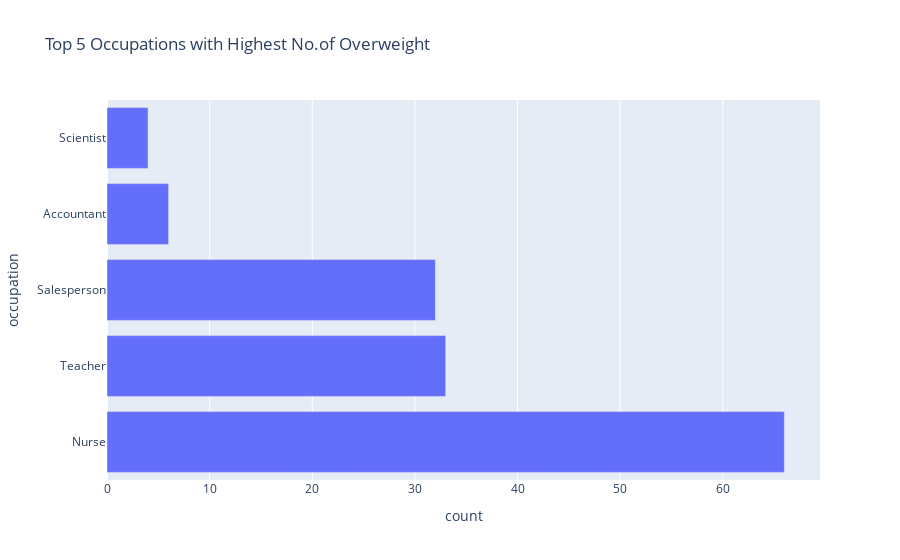
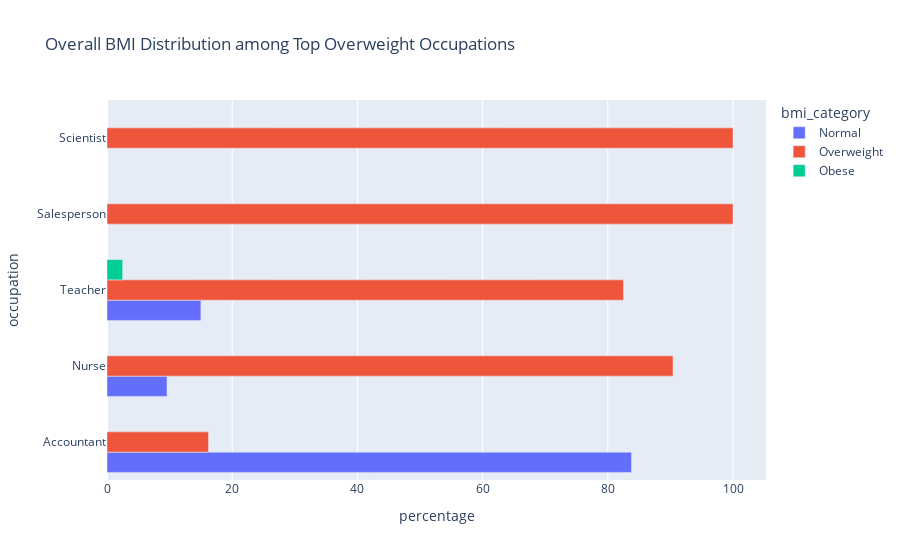
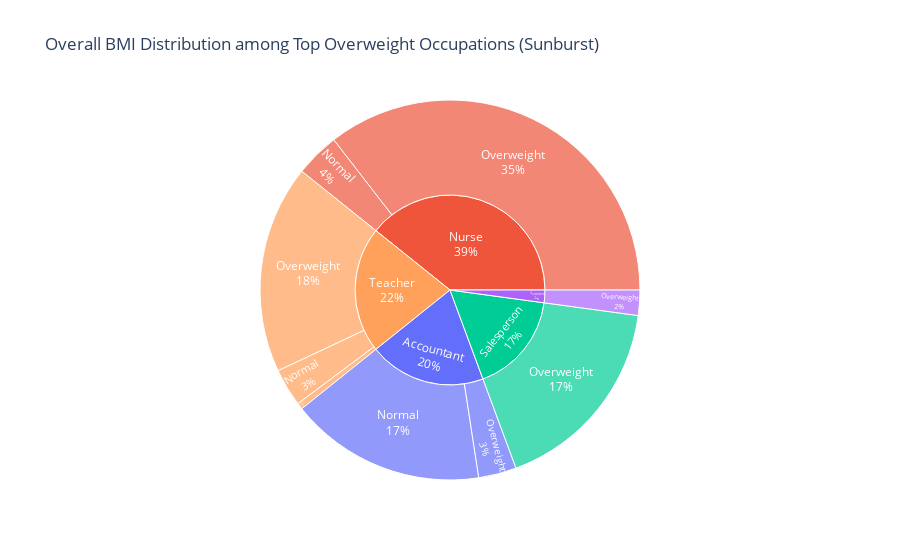

These figures' notebook cell, in order:
### Code cell
#analyzing some correlated feature pairings (0.5<case<0.7)
#case 1 : top 5 occupations with highest overweight count
def bmi_occupation(df):
    temp_df = pd.DataFrame()
    temp_df[['person_id','occupation','bmi_category']] = df[['person_id','occupation','bmi_category']]
    
    #finding case for top 5 occupations with highest overweight
    overweight_job = temp_df[temp_df['bmi_category']=='Overweight']
    overweight_job = overweight_job.groupby('occupation')['person_id'].count().nlargest(5).reset_index(name='count')
   
    #finding the overall distribution of BMIs in these occupations
    overall_job = temp_df[temp_df['occupation'].isin(overweight_job['occupation'])].groupby(['occupation','bmi_category'])['person_id'].count().reset_index(name='count')
    overall_job['percentage'] = overall_job.groupby('occupation')['count'].transform(lambda x: x/x.sum()*100)

    fig1 = px.bar(overweight_job,x='count',y='occupation',title='Top 5 Occupations with Highest No.of Overweight',orientation='h')

    fig2 = px.bar(overall_job, x='percentage', y='occupation', color='bmi_category',barmode='group',title='Overall BMI Distribution among Top Overweight Occupations',
                  orientation='h')
    
    fig3 = px.sunburst(overall_job,path=['occupation','bmi_category'],values='count',color='occupation',color_discrete_sequence=px.colors.qualitative.Plotly,
                       title='Overall BMI Distribution among Top Overweight Occupations (Sunburst)')
    fig3.update_traces(textinfo='label+percent entry', textfont_color='white')
    
    #showing graphs
    fig1.show()
    fig2.show()
    fig3.show()



bmi_occupation(df)

### Figure 1 — Plotly figure (JSON) as saved in the notebook; plotly's stock layout.template omitted (floating-point values rounded to 4 significant figures)
{"data": [{"hovertemplate": "count=%{x}<br>occupation=%{y}<extra></extra>", "legendgroup": "", "marker": {"color": "#636efa", "pattern": {"shape": ""}}, "name": "", "orientation": "h", "showlegend": false, "textposition": "auto", "type": "bar", "x": [66, 33, 32, 6, 4], "xaxis": "x", "y": ["Nurse", "Teacher", "Salesperson", "Accountant", "Scientist"], "yaxis": "y"}], "layout": {"barmode": "relative", "legend": {"tracegroupgap": 0}, "title": {"text": "Top 5 Occupations with Highest No.of Overweight"}, "xaxis": {"anchor": "y", "domain": [0, 1], "title": {"text": "count"}}, "yaxis": {"anchor": "x", "domain": [0, 1], "title": {"text": "occupation"}}}}

### Figure 2 — Plotly figure (JSON) as saved in the notebook; plotly's stock layout.template omitted (floating-point values rounded to 4 significant figures)
{"data": [{"alignmentgroup": "True", "hovertemplate": "bmi_category=Normal<br>percentage=%{x}<br>occupation=%{y}<extra></extra>", "legendgroup": "Normal", "marker": {"color": "#636efa", "pattern": {"shape": ""}}, "name": "Normal", "offsetgroup": "Normal", "orientation": "h", "showlegend": true, "textposition": "auto", "type": "bar", "x": [83.78, 9.589, 15.0], "xaxis": "x", "y": ["Accountant", "Nurse", "Teacher"], "yaxis": "y"}, {"alignmentgroup": "True", "hovertemplate": "bmi_category=Overweight<br>percentage=%{x}<br>occupation=%{y}<extra></extra>", "legendgroup": "Overweight", "marker": {"color": "#EF553B", "pattern": {"shape": ""}}, "name": "Overweight", "offsetgroup": "Overweight", "orientation": "h", "showlegend": true, "textposition": "auto", "type": "bar", "x": [16.22, 90.41, 100.0, 100.0, 82.5], "xaxis": "x", "y": ["Accountant", "Nurse", "Salesperson", "Scientist", "Teacher"], "yaxis": "y"}, {"alignmentgroup": "True", "hovertemplate": "bmi_category=Obese<br>percentage=%{x}<br>occupation=%{y}<extra></extra>", "legendgroup": "Obese", "marker": {"color": "#00cc96", "pattern": {"shape": ""}}, "name": "Obese", "offsetgroup": "Obese", "orientation": "h", "showlegend": true, "textposition": "auto", "type": "bar", "x": [2.5], "xaxis": "x", "y": ["Teacher"], "yaxis": "y"}], "layout": {"barmode": "group", "legend": {"title": {"text": "bmi_category"}, "tracegroupgap": 0}, "title": {"text": "Overall BMI Distribution among Top Overweight Occupations"}, "xaxis": {"anchor": "y", "domain": [0, 1], "title": {"text": "percentage"}}, "yaxis": {"anchor": "x", "domain": [0, 1], "title": {"text": "occupation"}}}}

### Figure 3 — Plotly figure (JSON) as saved in the notebook; plotly's stock layout.template omitted (floating-point values rounded to 4 significant figures)
{"data": [{"branchvalues": "total", "customdata": [["Accountant"], ["Accountant"], ["Accountant"], ["Nurse"], ["Nurse"], ["Nurse"], ["Salesperson"], ["Salesperson"], ["Scientist"], ["Scientist"], ["Teacher"], ["Teacher"], ["Teacher"], ["Teacher"]], "domain": {"x": [0, 1], "y": [0, 1]}, "hovertemplate": "labels=%{label}<br>count=%{value}<br>parent=%{parent}<br>id=%{id}<br>occupation=%{customdata[0]}<extra></extra>", "ids": ["Accountant/Normal", "Accountant/Overweight", "Accountant", "Nurse/Normal", "Nurse/Overweight", "Nurse", "Salesperson/Overweight", "Salesperson", "Scientist/Overweight", "Scientist", "Teacher/Normal", "Teacher/Obese", "Teacher/Overweight", "Teacher"], "labels": ["Normal", "Overweight", "Accountant", "Normal", "Overweight", "Nurse", "Overweight", "Salesperson", "Overweight", "Scientist", "Normal", "Obese", "Overweight", "Teacher"], "marker": {"colors": ["#636EFA", "#636EFA", "#636EFA", "#EF553B", "#EF553B", "#EF553B", "#00CC96", "#00CC96", "#AB63FA", "#AB63FA", "#FFA15A", "#FFA15A", "#FFA15A", "#FFA15A"]}, "name": "", "parents": ["Accountant", "Accountant", "", "Nurse", "Nurse", "", "Salesperson", "", "Scientist", "", "Teacher", "Teacher", "Teacher", ""], "textfont": {"color": "white"}, "textinfo": "label+percent entry", "type": "sunburst", "values": [31.0, 6.0, 37.0, 7.0, 66.0, 73.0, 32.0, 32.0, 4.0, 4.0, 6.0, 1.0, 33.0, 40.0]}], "layout": {"legend": {"tracegroupgap": 0}, "sunburstcolorway": ["#636EFA", "#EF553B", "#00CC96", "#AB63FA", "#FFA15A", "#19D3F3", "#FF6692", "#B6E880", "#FF97FF", "#FECB52"], "title": {"text": "Overall BMI Distribution among Top Overweight Occupations (Sunburst)"}}}
